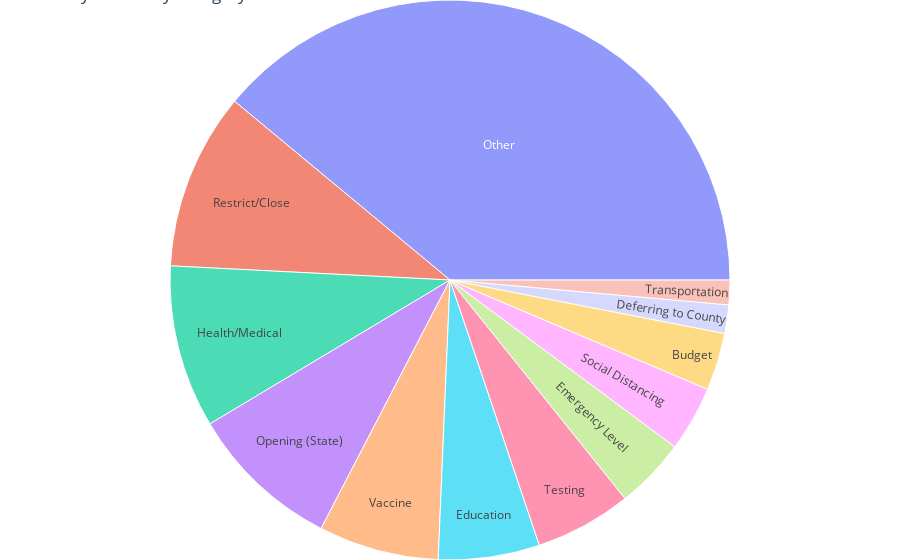

The code cell stored with this chart in its notebook:
### Code cell
# Create a sunburst chart using Plotly
fig = px.sunburst(policy_counts_df, path=['Category'], values='Count', title='Policy Counts by Category')
fig.update_layout(margin=dict(t=0, l=0, r=0, b=0))
fig.show()

### Figure 1 — Plotly figure (JSON) as saved in the notebook; plotly's stock layout.template omitted (floating-point values rounded to 4 significant figures)
{"data": [{"branchvalues": "total", "domain": {"x": [0, 1], "y": [0, 1]}, "hovertemplate": "labels=%{label}<br>Count=%{value}<br>parent=%{parent}<br>id=%{id}<extra></extra>", "ids": ["Budget", "Deferring to County", "Education", "Emergency Level", "Health/Medical", "Opening (State)", "Other", "Restrict/Close", "Social Distancing", "Testing", "Transportation", "Vaccine"], "labels": ["Budget", "Deferring to County", "Education", "Emergency Level", "Health/Medical", "Opening (State)", "Other", "Restrict/Close", "Social Distancing", "Testing", "Transportation", "Vaccine"], "name": "", "parents": ["", "", "", "", "", "", "", "", "", "", "", ""], "type": "sunburst", "values": [316, 156, 555, 389, 893, 835, 3703, 971, 358, 530, 135, 660]}], "layout": {"legend": {"tracegroupgap": 0}, "margin": {"b": 0, "l": 0, "r": 0, "t": 0}, "title": {"text": "Policy Counts by Category"}}}
